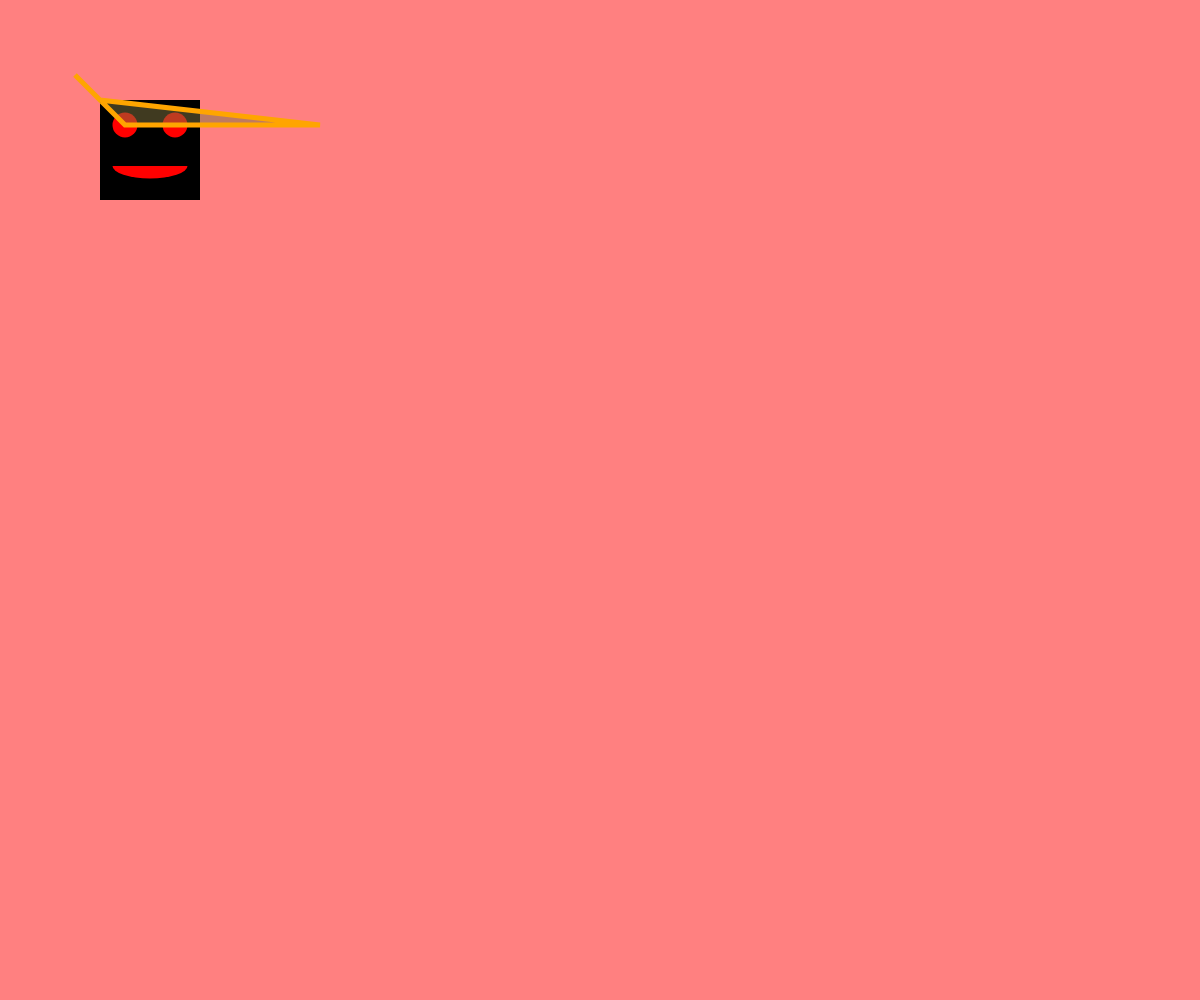
Frame 1 (no input)
Frame 60 (no input): identical to frame 1, image omitted
Frame 120 (the mouse pressed at the canvas centre since frame 60): identical to frame 1, image omitted

The p5.js sketch that drew this single still picture (run headless with seeded random() and noise() and a simulated clock; from frame 60 on, the mouse is pressed at the canvas centre):

// p5.js sketch
// ── sketch.js
function setup() {
  createCanvas(windowWidth, windowHeight); //size 
  colorMode(HSB); //switch between hsb and rgb
  angleMode(DEGREES);
}

function draw() {
  background(0, 50, 100); 
  fill(0);
  noStroke();//no outline on anything
  square(100, 100, 100); //0,0 is the top left; specifies where top left corner of the square is
  fill(0, 100, 100);//everything after this point is red, but if previous is not specified, it will fill that too
  circle(125, 125, 25);//specifies where the center of the circle is; give diameter of circle
  circle(175, 125, 25);
  arc(150, 166, 75, 25, 0, 180);
  //specifies where the center is; position, width, height, angle of start and end(default is radians)
 
  fill(50, 50, 50, .5);//opaqueness
  stroke('orange'); //can use numbers too
  strokeWeight(5);
  beginShape();
  vertex(100, 100);
  vertex(75, 75);
  vertex(125, 125);
  vertex(320, 125);
  endShape(CLOSE);//whether connect last point to first point
}
